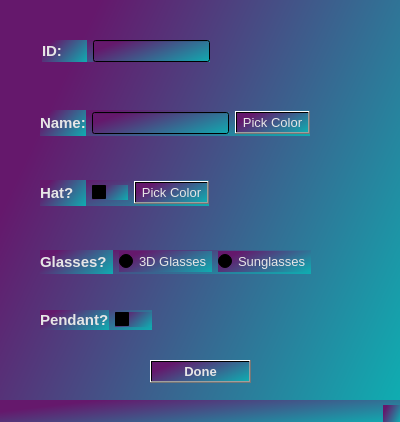
<?xml version="1.0" encoding="UTF-8"?>
<ui version="4.0">
 <class>AddWindow</class>
 <widget class="QMainWindow" name="AddWindow">
  <property name="geometry">
   <rect>
    <x>0</x>
    <y>0</y>
    <width>400</width>
    <height>422</height>
   </rect>
  </property>
  <property name="windowTitle">
   <string>AddWindow</string>
  </property>
  <property name="styleSheet">
   <string notr="true">background-color: qlineargradient(spread:pad, x1:0, y1:0.534, x2:1, y2:1, stop:0 rgba(101, 24, 108, 255), stop:1 rgba(15, 173, 177, 255));</string>
  </property>
  <widget class="QWidget" name="centralwidget">
   <widget class="QWidget" name="layoutWidget">
    <property name="geometry">
     <rect>
      <x>40</x>
      <y>110</y>
      <width>270</width>
      <height>26</height>
     </rect>
    </property>
    <layout class="QHBoxLayout" name="horizontalLayout">
     <item>
      <widget class="QLabel" name="label">
       <property name="font">
        <font>
         <pointsize>11</pointsize>
         <weight>75</weight>
         <bold>true</bold>
        </font>
       </property>
       <property name="styleSheet">
        <string notr="true">color: rgb(230, 230, 230);</string>
       </property>
       <property name="text">
        <string>Name:</string>
       </property>
      </widget>
     </item>
     <item>
      <widget class="QLineEdit" name="NameLine">
       <property name="styleSheet">
        <string notr="true">color: rgb(230, 230, 230);</string>
       </property>
      </widget>
     </item>
     <item>
      <widget class="QPushButton" name="ColorCatButton">
       <property name="font">
        <font>
         <pointsize>10</pointsize>
        </font>
       </property>
       <property name="styleSheet">
        <string notr="true">color: rgb(230, 230, 230);</string>
       </property>
       <property name="text">
        <string>Pick Color</string>
       </property>
      </widget>
     </item>
    </layout>
   </widget>
   <widget class="QWidget" name="layoutWidget">
    <property name="geometry">
     <rect>
      <x>40</x>
      <y>180</y>
      <width>169</width>
      <height>26</height>
     </rect>
    </property>
    <layout class="QHBoxLayout" name="horizontalLayout_2">
     <item>
      <widget class="QLabel" name="label_2">
       <property name="font">
        <font>
         <pointsize>11</pointsize>
         <weight>75</weight>
         <bold>true</bold>
        </font>
       </property>
       <property name="styleSheet">
        <string notr="true">color: rgb(230, 230, 230);</string>
       </property>
       <property name="text">
        <string>Hat?   </string>
       </property>
      </widget>
     </item>
     <item>
      <widget class="QCheckBox" name="checkBoxHat">
       <property name="text">
        <string/>
       </property>
      </widget>
     </item>
     <item>
      <widget class="QPushButton" name="ColorHatButton">
       <property name="font">
        <font>
         <pointsize>10</pointsize>
        </font>
       </property>
       <property name="styleSheet">
        <string notr="true">color: rgb(230, 230, 230);</string>
       </property>
       <property name="text">
        <string>Pick Color</string>
       </property>
      </widget>
     </item>
    </layout>
   </widget>
   <widget class="QWidget" name="layoutWidget">
    <property name="geometry">
     <rect>
      <x>40</x>
      <y>250</y>
      <width>271</width>
      <height>24</height>
     </rect>
    </property>
    <layout class="QHBoxLayout" name="horizontalLayout_3">
     <item>
      <widget class="QLabel" name="label_3">
       <property name="font">
        <font>
         <pointsize>11</pointsize>
         <weight>75</weight>
         <bold>true</bold>
        </font>
       </property>
       <property name="styleSheet">
        <string notr="true">color: rgb(230, 230, 230);</string>
       </property>
       <property name="text">
        <string>Glasses?</string>
       </property>
      </widget>
     </item>
     <item>
      <widget class="QRadioButton" name="radioButton3D">
       <property name="font">
        <font>
         <pointsize>10</pointsize>
        </font>
       </property>
       <property name="styleSheet">
        <string notr="true">color: rgb(230, 230, 230);</string>
       </property>
       <property name="text">
        <string>3D Glasses</string>
       </property>
      </widget>
     </item>
     <item>
      <widget class="QRadioButton" name="radioButtonSUN">
       <property name="font">
        <font>
         <pointsize>10</pointsize>
        </font>
       </property>
       <property name="styleSheet">
        <string notr="true">color: rgb(230, 230, 230);</string>
       </property>
       <property name="text">
        <string>Sunglasses</string>
       </property>
      </widget>
     </item>
    </layout>
   </widget>
   <widget class="QWidget" name="layoutWidget">
    <property name="geometry">
     <rect>
      <x>40</x>
      <y>310</y>
      <width>112</width>
      <height>20</height>
     </rect>
    </property>
    <layout class="QHBoxLayout" name="horizontalLayout_4">
     <item>
      <widget class="QLabel" name="label_4">
       <property name="font">
        <font>
         <pointsize>11</pointsize>
         <weight>75</weight>
         <bold>true</bold>
        </font>
       </property>
       <property name="styleSheet">
        <string notr="true">color: rgb(230, 230, 230);</string>
       </property>
       <property name="text">
        <string>Pendant?</string>
       </property>
      </widget>
     </item>
     <item>
      <widget class="QCheckBox" name="checkBoxPendant">
       <property name="text">
        <string/>
       </property>
      </widget>
     </item>
    </layout>
   </widget>
   <widget class="QWidget" name="layoutWidget">
    <property name="geometry">
     <rect>
      <x>42</x>
      <y>40</y>
      <width>168</width>
      <height>22</height>
     </rect>
    </property>
    <layout class="QHBoxLayout" name="horizontalLayout_5">
     <item>
      <widget class="QLabel" name="label_5">
       <property name="font">
        <font>
         <pointsize>11</pointsize>
         <weight>75</weight>
         <bold>true</bold>
        </font>
       </property>
       <property name="styleSheet">
        <string notr="true">color: rgb(230, 230, 230);</string>
       </property>
       <property name="text">
        <string>ID:      </string>
       </property>
      </widget>
     </item>
     <item>
      <widget class="QLineEdit" name="IDLine">
       <property name="styleSheet">
        <string notr="true">color: rgb(230, 230, 230);</string>
       </property>
      </widget>
     </item>
    </layout>
   </widget>
   <widget class="QPushButton" name="pushButton">
    <property name="geometry">
     <rect>
      <x>150</x>
      <y>360</y>
      <width>101</width>
      <height>23</height>
     </rect>
    </property>
    <property name="font">
     <font>
      <pointsize>10</pointsize>
      <weight>75</weight>
      <bold>true</bold>
     </font>
    </property>
    <property name="styleSheet">
     <string notr="true">color: rgb(230, 230, 230);</string>
    </property>
    <property name="text">
     <string>Done</string>
    </property>
   </widget>
  </widget>
  <widget class="QMenuBar" name="menubar">
   <property name="geometry">
    <rect>
     <x>0</x>
     <y>0</y>
     <width>400</width>
     <height>21</height>
    </rect>
   </property>
  </widget>
  <widget class="QStatusBar" name="statusbar"/>
 </widget>
 <resources/>
 <connections/>
</ui>
